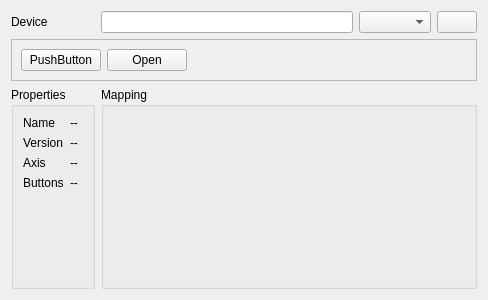
<?xml version="1.0" encoding="UTF-8"?>
<ui version="4.0">
 <class>JoystickOptionsWidget</class>
 <widget class="QWidget" name="JoystickOptionsWidget">
  <property name="geometry">
   <rect>
    <x>0</x>
    <y>0</y>
    <width>488</width>
    <height>300</height>
   </rect>
  </property>
  <property name="windowTitle">
   <string>Form</string>
  </property>
  <layout class="QGridLayout" name="gridLayout">
   <item row="0" column="2">
    <widget class="QComboBox" name="comboBox"/>
   </item>
   <item row="1" column="0" colspan="4">
    <widget class="QFrame" name="frame">
     <property name="sizePolicy">
      <sizepolicy hsizetype="Preferred" vsizetype="Fixed">
       <horstretch>0</horstretch>
       <verstretch>0</verstretch>
      </sizepolicy>
     </property>
     <property name="frameShape">
      <enum>QFrame::StyledPanel</enum>
     </property>
     <property name="frameShadow">
      <enum>QFrame::Raised</enum>
     </property>
     <layout class="QHBoxLayout" name="horizontalLayout">
      <item>
       <widget class="QPushButton" name="pushButton_2">
        <property name="text">
         <string>PushButton</string>
        </property>
       </widget>
      </item>
      <item>
       <widget class="QPushButton" name="openPushButton">
        <property name="text">
         <string>Open</string>
        </property>
        <property name="icon">
         <iconset resource="../../../resources/main.qrc">
          <normaloff>:/new/prefix1/play.png</normaloff>:/new/prefix1/play.png</iconset>
        </property>
        <property name="iconSize">
         <size>
          <width>24</width>
          <height>24</height>
         </size>
        </property>
       </widget>
      </item>
      <item>
       <spacer name="horizontalSpacer">
        <property name="orientation">
         <enum>Qt::Horizontal</enum>
        </property>
        <property name="sizeHint" stdset="0">
         <size>
          <width>40</width>
          <height>20</height>
         </size>
        </property>
       </spacer>
      </item>
     </layout>
    </widget>
   </item>
   <item row="0" column="1">
    <widget class="QLineEdit" name="deviceLineEdit"/>
   </item>
   <item row="3" column="1" colspan="3">
    <widget class="QGroupBox" name="groupBox_2">
     <property name="title">
      <string>Mapping</string>
     </property>
    </widget>
   </item>
   <item row="0" column="3">
    <widget class="QPushButton" name="pushButton">
     <property name="toolTip">
      <string>Refresh</string>
     </property>
     <property name="text">
      <string/>
     </property>
     <property name="icon">
      <iconset resource="../../../resources/main.qrc">
       <normaloff>:/new/prefix1/refresh.png</normaloff>:/new/prefix1/refresh.png</iconset>
     </property>
     <property name="iconSize">
      <size>
       <width>24</width>
       <height>24</height>
      </size>
     </property>
    </widget>
   </item>
   <item row="0" column="0">
    <widget class="QLabel" name="label">
     <property name="text">
      <string>Device</string>
     </property>
    </widget>
   </item>
   <item row="3" column="0">
    <widget class="QGroupBox" name="groupBox">
     <property name="title">
      <string>Properties</string>
     </property>
     <layout class="QFormLayout" name="formLayout">
      <item row="0" column="0">
       <widget class="QLabel" name="label_2">
        <property name="text">
         <string>Name</string>
        </property>
       </widget>
      </item>
      <item row="1" column="0">
       <widget class="QLabel" name="label_3">
        <property name="text">
         <string>Version</string>
        </property>
       </widget>
      </item>
      <item row="2" column="0">
       <widget class="QLabel" name="label_4">
        <property name="text">
         <string>Axis</string>
        </property>
       </widget>
      </item>
      <item row="3" column="0">
       <widget class="QLabel" name="label_5">
        <property name="text">
         <string>Buttons</string>
        </property>
       </widget>
      </item>
      <item row="0" column="1">
       <widget class="QLabel" name="nameLabel">
        <property name="text">
         <string>--</string>
        </property>
       </widget>
      </item>
      <item row="1" column="1">
       <widget class="QLabel" name="versionLabel">
        <property name="text">
         <string>--</string>
        </property>
       </widget>
      </item>
      <item row="2" column="1">
       <widget class="QLabel" name="axisLabel">
        <property name="text">
         <string>--</string>
        </property>
       </widget>
      </item>
      <item row="3" column="1">
       <widget class="QLabel" name="buttonsLabel">
        <property name="text">
         <string>--</string>
        </property>
       </widget>
      </item>
     </layout>
    </widget>
   </item>
  </layout>
 </widget>
 <resources>
  <include location="../../../resources/main.qrc"/>
 </resources>
 <connections>
  <connection>
   <sender>comboBox</sender>
   <signal>currentIndexChanged(QString)</signal>
   <receiver>deviceLineEdit</receiver>
   <slot>setText(QString)</slot>
   <hints>
    <hint type="sourcelabel">
     <x>399</x>
     <y>21</y>
    </hint>
    <hint type="destinationlabel">
     <x>267</x>
     <y>18</y>
    </hint>
   </hints>
  </connection>
  <connection>
   <sender>pushButton</sender>
   <signal>released()</signal>
   <receiver>JoystickOptionsWidget</receiver>
   <slot>rereadDevices()</slot>
   <hints>
    <hint type="sourcelabel">
     <x>455</x>
     <y>36</y>
    </hint>
    <hint type="destinationlabel">
     <x>457</x>
     <y>52</y>
    </hint>
   </hints>
  </connection>
  <connection>
   <sender>openPushButton</sender>
   <signal>released()</signal>
   <receiver>JoystickOptionsWidget</receiver>
   <slot>getProps()</slot>
   <hints>
    <hint type="sourcelabel">
     <x>172</x>
     <y>76</y>
    </hint>
    <hint type="destinationlabel">
     <x>128</x>
     <y>80</y>
    </hint>
   </hints>
  </connection>
 </connections>
 <slots>
  <slot>rereadDevices()</slot>
  <slot>getProps()</slot>
 </slots>
</ui>
